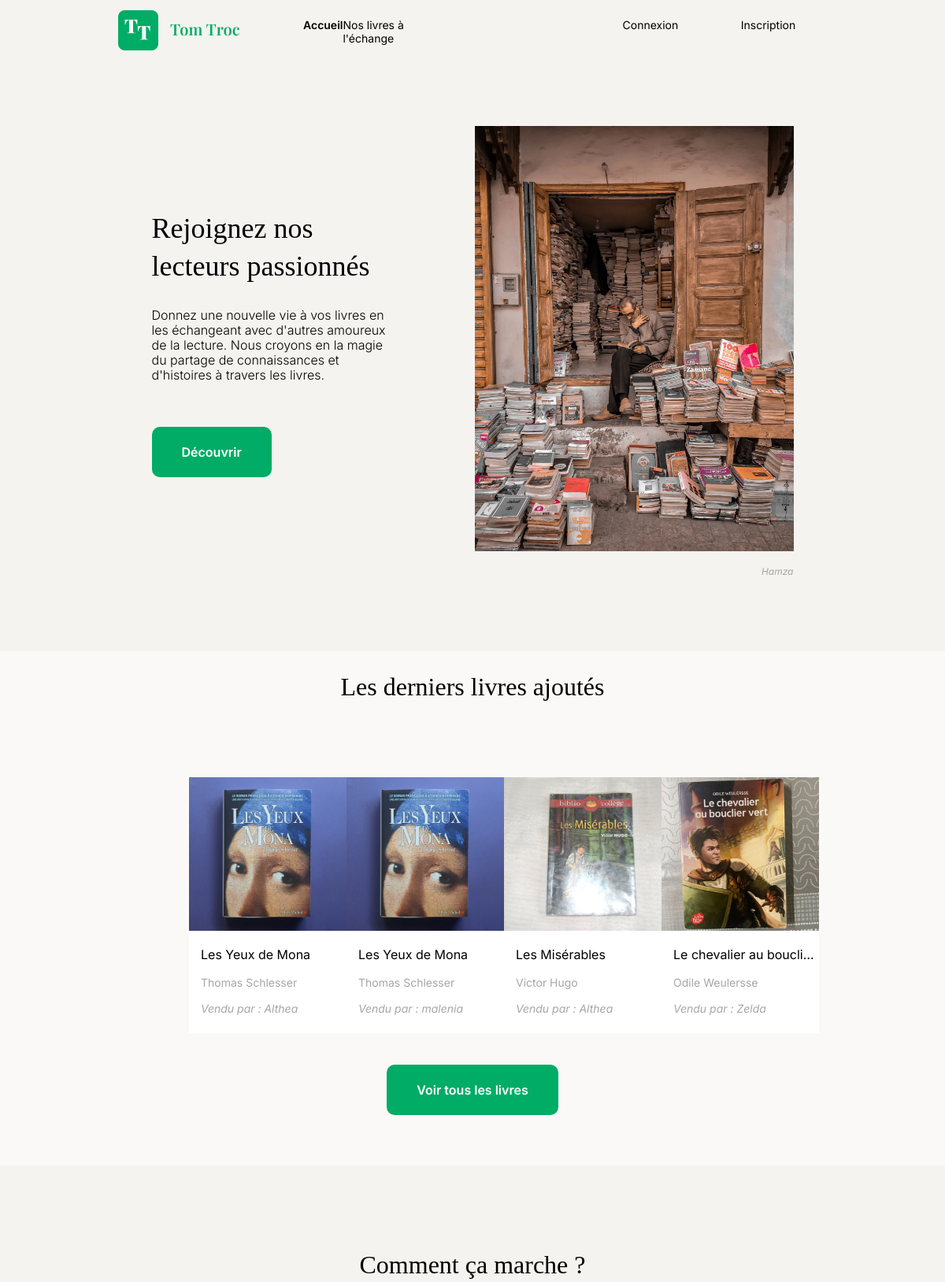
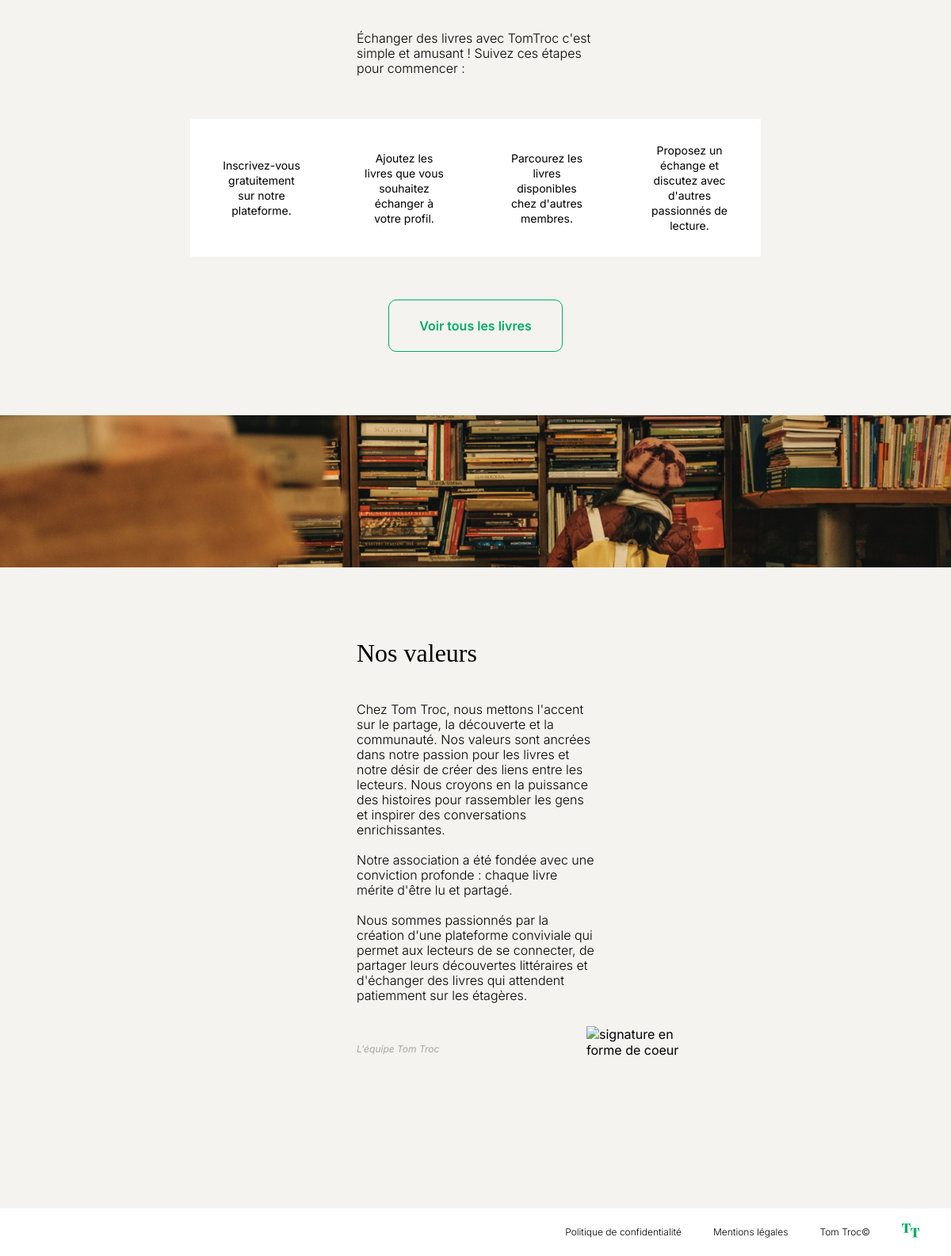
The page / on the database its author committed (2 pictures, top to bottom).
### tables this page shows
CREATE TABLE IF NOT EXISTS `book` (
  `id` int NOT NULL AUTO_INCREMENT,
  `title` varchar(255) NOT NULL,
  `author` varchar(255) NOT NULL,
  `image` varchar(255) DEFAULT NULL,
  `description` text NOT NULL,
  `availability_status` enum('Disponible','Pas disponible') NOT NULL DEFAULT 'Disponible',
  `date_creation` datetime NOT NULL DEFAULT CURRENT_TIMESTAMP,
  `user_id` int DEFAULT NULL,
  PRIMARY KEY (`id`),
  KEY `fk_user_id` (`user_id`)
);

CREATE TABLE IF NOT EXISTS `users` (
  `id` int NOT NULL AUTO_INCREMENT,
  `username` varchar(50) NOT NULL,
  `email` varchar(100) NOT NULL,
  `profile_picture` varchar(255) DEFAULT NULL,
  `password` varchar(255) NOT NULL,
  `created_at` timestamp NOT NULL DEFAULT CURRENT_TIMESTAMP,
  PRIMARY KEY (`id`),
  KEY `username` (`username`) USING BTREE,
  KEY `email` (`email`) USING BTREE
);

### views/View.php (called while the page is built, shortened)
<?php
class View
{
    public function render(string $viewName, array $params = []) : void
    {
        $viewPath = $this->buildViewPath($viewName);
        extract($params);
        $content = $this->_renderViewFromTemplate($viewPath, $params);
    }
    private function _renderViewFromTemplate(string $viewPath, array $params = []) : string
    {
        if (file_exists($viewPath)) {
            extract($params);
            require($viewPath);
            return ob_get_clean();
        } else {
            throw new Exception("La vue '$viewPath' est introuvable.");
        }
    }
    private function buildViewPath(string $viewName) : string
    {
        return TEMPLATE_VIEW_PATH . $viewName . '.php';
    }
}

### controllers/MainController.php (called while the page is built, shortened)
<?php
class MainController
{
    private $bookModel;
    public function __construct()
    {
        $host = getenv('DB_HOST');
        $dbname = getenv('DB_NAME');
        $user = getenv('DB_USER');
        $pass = getenv('DB_PASS');
        $dsn = "mysql:host=$host;dbname=$dbname;charset=utf8mb4";
        $db = new PDO($dsn, $user, $pass);
        $this->bookModel = new BookModel($db);
    }
    public function showHome() : void
    {
        $lastBooks = $this->bookModel->getLastBooks();
        $view = new View("Accueil");
        $view->render("home", [
            'lastBooks' => $lastBooks,
            'activePage' => 'home'
        ]);
    }
}

### index.php (called while the page is built, shortened)
<?php
require_once __DIR__ . '/config/autoload.php';
$action = $_GET['action'] ?? 'home';
try {
    switch ($action) {
        case 'home':
            $mainController = new MainController();
            $mainController->showHome();
            break;
    }
} catch (Exception $e) {
    echo "Erreur : " . $e->getMessage();
}

### config/autoload.php (called while the page is built, shortened)
<?php
spl_autoload_register(function($className) {
    $baseDir = __DIR__;
    $paths = [
        '/../services/' . $className . '.php',
        '/../models/' . $className . '.php',
        '/../controllers/' . $className . '.php',
        '/../views/' . $className . '.php',
    ];
    foreach ($paths as $path) {
        $fullPath = $baseDir . $path;
        if (file_exists($fullPath)) {
            return;
        } else {
        }
    }
    throw new Exception("La classe $className est introuvable.");
});

### models/BookModel.php (called while the page is built, shortened)
<?php
class BookModel
{
    private $db;
    public function __construct($db)
    {
        $this->db = $db;
    }
    public function getLastBooks(int $limit = 4): array
    {
        $query = $this->db->prepare("
            SELECT book.*, users.username
            FROM book
            INNER JOIN users ON book.user_id = users.id
            ORDER BY book.date_creation DESC
            LIMIT :limit
        ");
        $query->bindValue(':limit', $limit, PDO::PARAM_INT);
        $query->execute();
        return $query->fetchAll(PDO::FETCH_ASSOC);
    }
}

### views/templates/home.php (the view)
<section id="discover-section" aria-labelledby="join-us-section">
    <div class="discoverContainer">
        <h1 id="join-us-section">Rejoignez nos lecteurs passionnés</h2>
        <p>Donnez une nouvelle vie à vos livres en les échangeant avec d'autres amoureux de la lecture. Nous croyons en la magie du partage de connaissances et d'histoires à travers les livres.</p>
        <a href="index.php?action=books" class="submit">Découvrir</a>
    </div>
    <div class="discoverIllustation">
        <img src="./css/assets/library.webp" alt="photo d'un homme avec des centaines de libres">
        <p>Hamza</p>
    </div>
</section>
<section id="books-section" aria-labbeledby="books-section-title">
    <h2 id="books-section-title">Les derniers livres ajoutés</h2>
    <div class="lastBooks">
        <?php foreach ($lastBooks as $book): ?>
            <a href="index.php?action=bookDetails&id=<?= htmlspecialchars($book['id']) ?>">
                <article class="bookCard">
                    <?php
                        $imagePath = "css/assets/" . $book['image'];
                        echo '<img src="' . $imagePath . '" alt="' . $book['title'] . '">';
                    ?>
                    <h3><?= htmlspecialchars($book['title']) ?></h3>
                    <p><?= htmlspecialchars($book['author']) ?></p>
                    <p class="soldBy">Vendu par : <?php echo htmlspecialchars($book['username']); ?></p>
                </article>
            </a>
        <?php endforeach; ?>
    </div>
    <a href="index.php?action=books" class="submit">Voir tous les livres</a>
</section>
<section id="how-to-section" arialabelledby="how-to-section-title">
    <h2 id="how-to-section-title">Comment ça marche ?</h2>
    <p class="sub-title">Échanger des livres avec TomTroc c'est simple et amusant ! Suivez ces étapes pour commencer :</p>
    <div class="stepContainer">
        <p class="step">Inscrivez-vous gratuitement sur notre plateforme.</p>
        <p class="step">Ajoutez les livres que vous souhaitez échanger à votre profil.</p>
        <p class="step">Parcourez les livres disponibles chez d'autres membres.</p>
        <p class="step">Proposez un échange et discutez avec d'autres passionnés de lecture.</p>
    </div>
    <a href="index.php?action=books" class="submit-bg">Voir tous les livres</a>
</section>
<section id="values-section" arialabelledby="values-section-title">
    <div class="banner">
        <img src="./css/assets/banner.png" alt="bannière montrant une femme de dos regardant une pile de livre">
    </div>
    <div class="about-us">
        <h2 id="values-section-title">Nos valeurs</h2>
        <p>Chez Tom Troc, nous mettons l'accent sur le partage, la découverte et la communauté. Nos valeurs sont ancrées dans notre passion pour les livres et notre désir de créer des liens entre les lecteurs. Nous croyons en la puissance des histoires pour rassembler les gens et inspirer des conversations enrichissantes.<br />
        <br />
        Notre association a été fondée avec une conviction profonde : chaque livre mérite d'être lu et partagé. <br />
        <br />
        Nous sommes passionnés par la création d'une plateforme conviviale qui permet aux lecteurs de se connecter, de partager leurs découvertes littéraires et d'échanger des livres qui attendent patiemment sur les étagères.</p><br />
        <p class="team">L'équipe Tom Troc</p>
    </div>
    <img src="./css/assets/Vector_2.svg" alt="signature en forme de coeur" class="signature">
</section>

### css/style.css (style rules this page uses)
* { font-family: "Inter", sans-serif; }
body { background-color: #F5F3EF; margin: 0; }
a { text-decoration: none; }
h1 { font-family: "Playfair Display", serif; font-weight: 400; font-size: 36px; line-height: 48px; }
h2 { font-family: "Playfair Display", serif; font-weight: 400; font-size: 32px; }
p { font-weight: 300; font-size: 16px; line-height: 19px; }
section { display: flex; align-items: center; justify-content: center; margin-bottom: 80px; }
.submit { display: inline-block; padding: 22px 38px; text-align: center; font-weight: 600; font-size: 16px; color: white; background-color: #00AC66; border: none; border-radius: 10px; -webkit-border-radius: 10px; -moz-border-radius: 10px; -ms-border-radius: 10px; -o-border-radius: 10px; margin-top: 40px; margin-bottom: 65px; transition: background-color 0.5s ease-out; -webkit-transition: background-color 0.5s ease-out; -moz-transition: background-color 0.5s ease-out; -ms-transition: background-color 0.5s ease-out; -o-transition: background-color 0.5s ease-out; }
.submit-bg { display: inline-block; padding: 22px 38px; text-align: center; font-weight: 600; font-size: 16px; color:#00AC66; border: 1px solid #00AC66; border-radius: 10px; -webkit-border-radius: 10px; -moz-border-radius: 10px; -ms-border-radius: 10px; -o-border-radius: 10px; margin-top: 40px; transition: background-color 0.5s ease-out; -webkit-transition: background-color 0.5s ease-out; -moz-transition: background-color 0.5s ease-out; -ms-transition: background-color 0.5s ease-out; -o-transition: background-color 0.5s ease-out; }
.discoverIllustation p { text-align: end; font-weight: 400; font-style: italic; font-size: 12px; color: #A6A6A6; }
#discover-section { margin-top: 80px; }
#discover-section img { width: 405px; height: 540px; }
.discoverContainer { width: 25%; margin-right: 110px; }
#books-section { background-color: #FAF9F7; ; flex-direction: column; }
.lastBooks { display: flex; justify-content: space-between; width: 60%; margin-top: 70px; }
.bookCard { height: 325px; width: 200px; background: white; }
.bookCard img { height: 60%; width: 100%; object-fit: cover; }
.bookCard h3 { font-weight: 400; font-size: 16px; margin-left: 15px; white-space: nowrap; text-overflow: ellipsis; overflow: hidden; color: black; }
.bookCard p { font-weight: 400; font-size: 14px; color:#A6A6A6; margin-left: 15px; }
.soldBy { font-size: 10px; font-style: italic; }
#how-to-section { flex-direction: column; }
.sub-title { font-weight: 300; font-size: 16px; width: 25%; margin-bottom: 40px; }
.stepContainer { display: flex; width: 60%; justify-content: space-between; }
.step { height: 140px; width: 15%; background: white; text-align: center; align-items: center; display: flex; font-size: 14px; font-weight: 400; padding: 17px 40px; }
#values-section { flex-direction: column; }
.banner { width: 100%; }
.banner img { width: 100%; }
.about-us { display: flex; flex-direction: column; width: 25%; margin-top: 60px; }
.team { font-weight: 400; font-size: 12px; font-style: italic; color: #A6A6A6; }
.signature { height: 100px; width: 120px; position: relative; bottom: 50px; left: 200px; }

### rows shown on the page
book: image (picture), title "Les Yeux de Mona", author "Thomas Schlesser", user.username "Althea"
book: image (picture), title "Les Yeux de Mona", author "Thomas Schlesser", user.username "malenia"
book: image (picture), title "Les Misérables", author "Victor Hugo", user.username "Althea"
book: image (picture), title "Le chevalier au boucli…", author "Odile Weulersse", user.username "Zelda"
